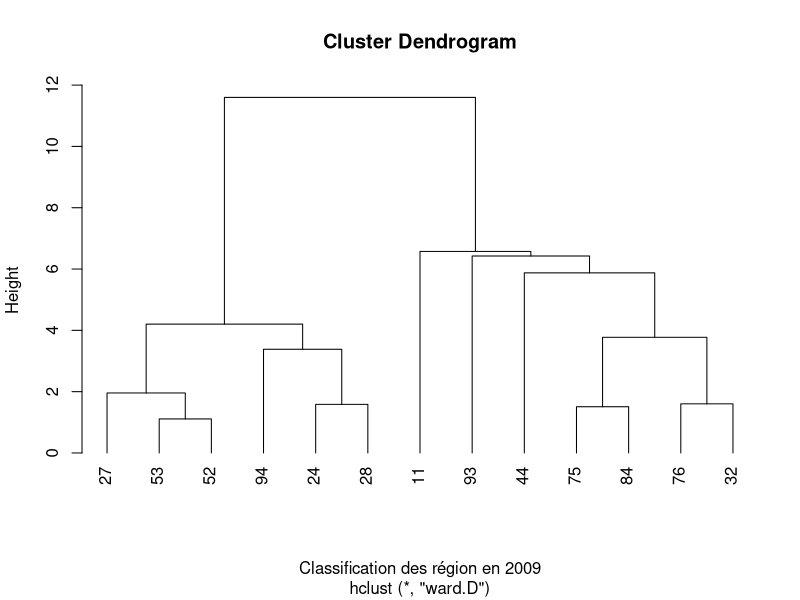

R code for this plot:
# Prepare data 
crimes <- read.csv("../data/crimes-2012-2002.csv", header=TRUE, sep = ",", dec = ".", check.names = FALSE)
age <- read.csv("../data/pop-region-2011.csv", header=TRUE, sep = ",", dec = ".", check.names = FALSE)
unemployment <- read.csv("../data/chomage-2000T1-20011T4-region-2016.csv", header=TRUE, sep = ",", dec = ".", check.names = FALSE)
pib <- read.csv("../data/pib.csv", header=TRUE, sep = ",", dec = ".", check.names = FALSE)
diploma <- read.csv("../data/diplome.csv", header=TRUE, sep = ",", dec = ".", check.names = FALSE)

#delete comma in the age matrix.
age <- as.matrix(age)
for(i in 1:dim(age)[2]) {
  age[, i] <- gsub(",", "", age[, i])
}

# delete "total" column
tmp <- age[,-dim(age)]
tmp.mat <- as.matrix(tmp)

# Add crimes, unemployment, pib and diploma. 
mydata <- cbind(tmp.mat, crimes$`2009`, unemployment$`2009`, pib$`2009`, diploma$`2006`)

# Add column names
colnames(mydata)[7:10]<-c("crimes", "chomage", "pib", "diplome")


#clustering


mydata <- na.omit(mydata) # listwise deletion of missing
mydata <- as.data.frame.matrix(mydata);
for(i in 2:ncol(mydata)) {
  mydata[, i] <- scale(as.numeric(mydata[, i])) # standardize variables
}

# Hierarchical Agglomerative

d <- dist(mydata[,2:ncol(mydata)], method="euclidean")
fit <- hclust(d, method = "ward")
plot(fit, hang = -1, labels = mydata[,1], xlab="Classification des région en 2009")

groups <- cutree(fit, k=5) # cut tree into 5 cluster
# draw dendogram with red borders around the 5 clusters
#rect.hclust(fit, k=5, border="red") 



